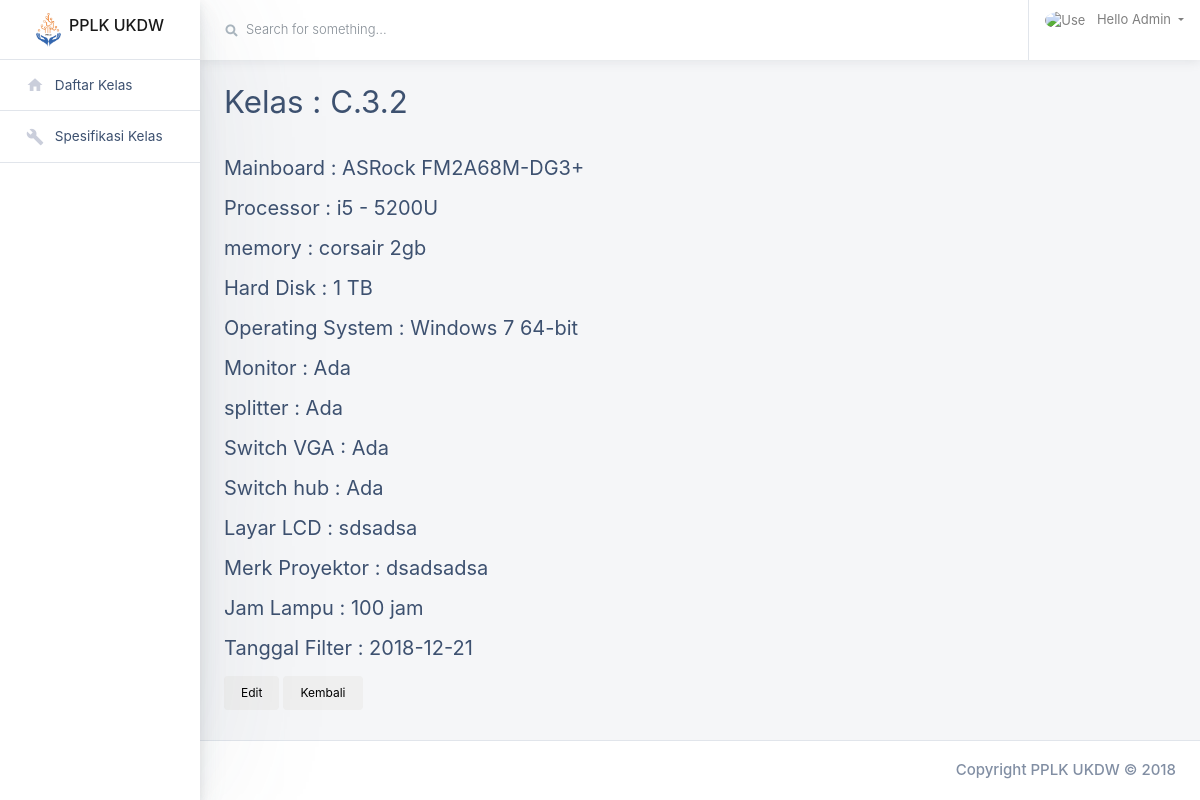
/ruang/index.php?md=detail-spek&id=7, run on the app's committed database.
### tables this page shows
CREATE TABLE IF NOT EXISTS `r_spek` (
  `id_spek` int(11) NOT NULL AUTO_INCREMENT,
  `id_kelas` int(11) NOT NULL,
  `main_board` varchar(200) NOT NULL,
  `processor` varchar(200) NOT NULL,
  `memory` varchar(200) NOT NULL,
  `hard_disk` varchar(200) NOT NULL,
  `os` varchar(200) NOT NULL,
  `monitor` varchar(10) NOT NULL,
  `splitter` varchar(50) NOT NULL,
  `switch_vga` varchar(50) NOT NULL,
  `switch_hub` varchar(50) NOT NULL,
  `layar` varchar(50) NOT NULL,
  `proyektor` varchar(50) NOT NULL,
  `jam_lampu` varchar(50) NOT NULL,
  `tgl_filter` date NOT NULL,
  PRIMARY KEY (`id_spek`),
  KEY `id_kelas` (`id_kelas`)
);

CREATE TABLE IF NOT EXISTS `r_kelas` (
  `id_kelas` int(11) NOT NULL AUTO_INCREMENT,
  `nama_kelas` varchar(5) NOT NULL,
  `lantai` varchar(12) NOT NULL,
  PRIMARY KEY (`id_kelas`)
);

### ruang/modules/spek/detail.php (the view, shortened to what this page needs)
<?php
		$tampil = mysqli_query($mysqli,"select * from r_spek inner join r_kelas on r_kelas.id_kelas = r_spek.id_kelas
										WHERE id_spek ='$_GET[id]'");
		$r=mysqli_fetch_array($tampil);
			$nama = $r['nama_kelas'];
			$id	= $r['id_spek'];
			$mb 	= $r['main_board'];
			$ps	= $r['processor'];
			$rm 	= $r['memory'];
			$hd	= $r['hard_disk'];
			$os	= $r['os'];
			$mn	= $r['monitor'];
			$sp	= $r['splitter'];
			$vg	= $r['switch_vga'];
			$hb	= $r['switch_hub'];
			$lcd	= $r['proyektor'];
			$lyr	= $r['layar'];
			$lmp	= $r['jam_lampu'];
			$tgl	= $r['tgl_filter'];
	?>
	  <div class="main-content-container container-fluid px-4">
		<div class="page-header row no-gutters py-4">
		  <div class="col-12 col-sm-4 text-center text-sm-left mb-0">
			<h3>	Kelas : <?php echo $nama;?>		</h3>
		  </div>
		</div>
		<div class="row">
			<div class="col-lg-6">
			<form  data-toggle="validator" role="form" method="post" action="index.php?md=edit-spek">
					<div class="form-group">
					<h5>	Mainboard : <?php echo $mb;?></h5>
					</div>
					<div class="form-group">
					<h5>	Processor : <?php echo $ps;?></h5>
					</div>
					<div class="form-group">
					<h5>	memory : <?php echo $rm;?></h5>
					</div>
					<div class="form-group">
					<h5>	Hard Disk : <?php echo $hd;?></h5>
					</div>
					<div class="form-group">
					<h5>	Operating System : <?php echo $os;?></h5>
					</div>
					<div class="form-group">
					<h5>	Monitor : <?php echo $mn;?></h5>
					</div>
					<div class="form-group">
					<h5>	splitter : <?php echo $sp;?></h5>
					</div>
					<div class="form-group">
					<h5>	Switch VGA : <?php echo $vg;?></h5>
					</div>
					<div class="form-group">
					<h5>	Switch hub : <?php echo $hb;?></h5>
					</div>
					<div class="form-group">
					<h5>	Layar LCD : <?php echo $lyr;?></h5>
					</div>
					<div class="form-group">
					<h5>	Merk Proyektor : <?php echo $lcd;?></h5>
					</div>
					<div class="form-group">
					<h5>	Jam Lampu : <?php echo $lmp;?></h5>
					</div>
					<div class="form-group">
					<h5>	Tanggal Filter : <?php echo $tgl;?></h5>
					</div>
					<div class="form-group">
					<a href="index.php?md=edit-spek&id=<?php echo $id?>"><button type="button" class="btn ">Edit</button></a>
					  <a href="index.php?md=spek"><button type="button" class="btn ">Kembali</button></a>
					</div>
				</form>
			</div>
		</div>
	  </div>

### data on the page
r_spek: id_kelas.nama_kelas "C.3.2", main_board "ASRock FM2A68M-DG3+", processor "i5 - 5200U", memory "corsair 2gb", hard_disk "1 TB", os "Windows 7 64-bit", monitor "Ada", splitter "Ada", switch_vga "Ada", switch_hub "Ada", layar "sdsadsa", proyektor "dsadsadsa", jam_lampu "100 jam", tgl_filter "2018-12-21"
